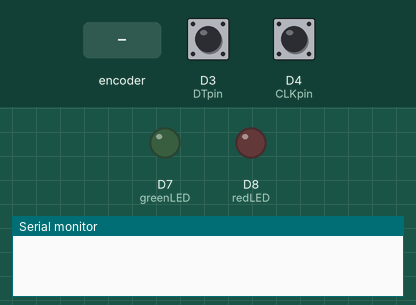
This sketch was run on a simulated ESP8266 (NodeMCU). Parts: output pins drawn as LEDs (lit = HIGH), the last lines printed to the serial monitor. The test bench sets the inputs (shaded band); at power-on: D3 (DTpin) HIGH, D4 (CLKpin) HIGH.

Above: at 1.2 s.
1.3 s: rotary encoder on D4 (CLKpin) / D3 (DTpin) turned 1 step (first pin leading)
At 2.5 s:
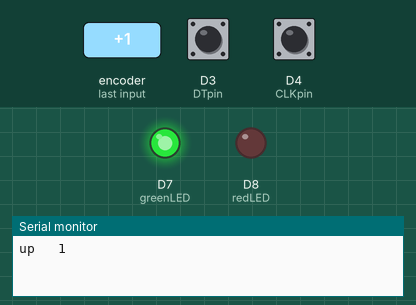
3.0 s: rotary encoder on D4 (CLKpin) / D3 (DTpin) turned 2 steps (second pin leading)
At 4.4 s:
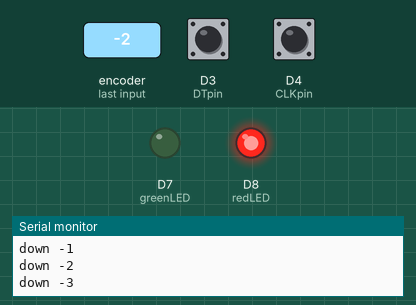
Timing chart, 0 to 6.0 s (numbered marks = the images above; inputs shaded):
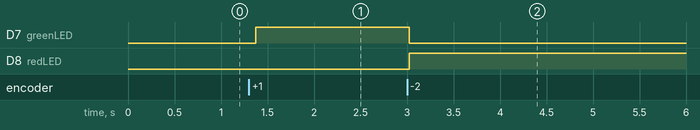

The sketch:

Listing19-3.ino
```cpp
/*******************************************************************************
 * Sketch name: Rotary encoder with square wave states
 * Description: Control LEDs by rotary encoder rotation direction
 * Created on:  October 2020
 * Author:      Neil Cameron
 * Book:        Electronics Projects with the ESP8266 and ESP32
 * Chapter :    19 - Rotary encoder
 ******************************************************************************/

int CLKpin = D4;            // define rotary encoder pins
int DTpin = D3;
int redLED = D8;            // define LED pins
int greenLED = D7;
int vals[] = {0,-1,1,0,1,0,0,-1,-1,0,0,1,0,1,-1,0}; // array of scores
int count = 0;
volatile int score = 0;
volatile int change = 0;      // variables used in isr and loop functions
volatile int oldState = 0;

void setup()
{
  Serial.begin(115200);         // Serial Monitor baud rate
  pinMode(redLED, OUTPUT);        // set LED pins as output
  pinMode(greenLED, OUTPUT);        // attach interrupt
  pinMode(CLKpin, INPUT);       // required by ESP32
  pinMode(DTpin, INPUT);        // required by ESP32
  attachInterrupt(digitalPinToInterrupt(CLKpin), isr, CHANGE);
  attachInterrupt(digitalPinToInterrupt(DTpin), isr, CHANGE);
}

void loop()
{
  if(change != 0)           // rotary encoder rotated
  {
    if(change > 0) LED(HIGH, "up   ");    // clockwise
    else if(change < 0) LED(LOW, "down ");  // anti-clockwise
    change = 0;
  }
}

void LED(int state, String text)
{
  digitalWrite(redLED, 1-state);      // turn LEDs on or off
  digitalWrite(greenLED, state);
  Serial.print(text);
  count = count + change;       // update count
  Serial.println(count);
}

IRAM_ATTR void isr()          // interrupt service routine
{               // construct 4-bit number
  int newState = (oldState<<2)+(digitalRead(CLKpin)<<1)+digitalRead(DTpin);
  score = score + vals[newState];     // allocate score from array
  oldState = newState % 4;    // remainder to leave new CLK and DT state
  if(score == 2 || score == -2)     // 2 steps for complete rotation
  {
    change = score/2;         // unit change per two steps
    score = 0;            // reset score
  }
}
```

Measured:
- after the input at 1.3 s, D7 (greenLED): LOW → HIGH after 0.08 s
- after the input at 3.0 s, D7 (greenLED): HIGH → LOW at once; D8 (redLED): LOW → HIGH at once
